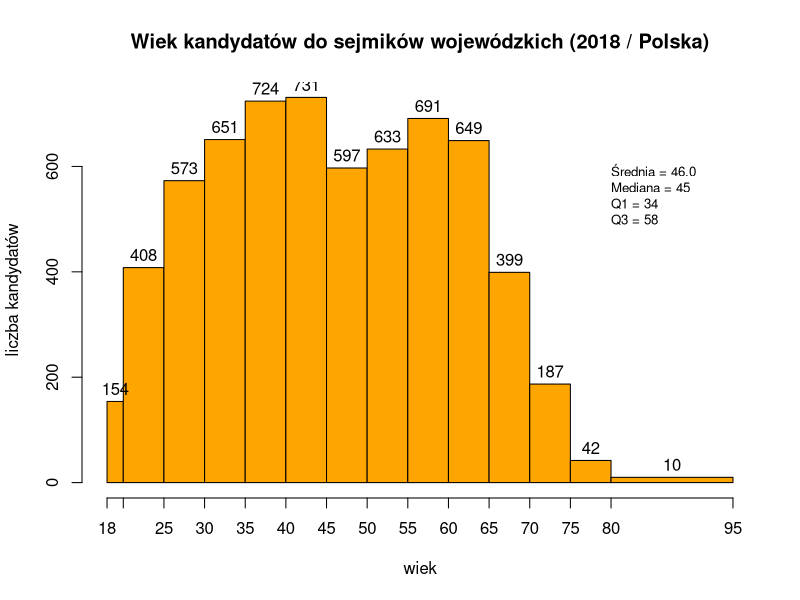
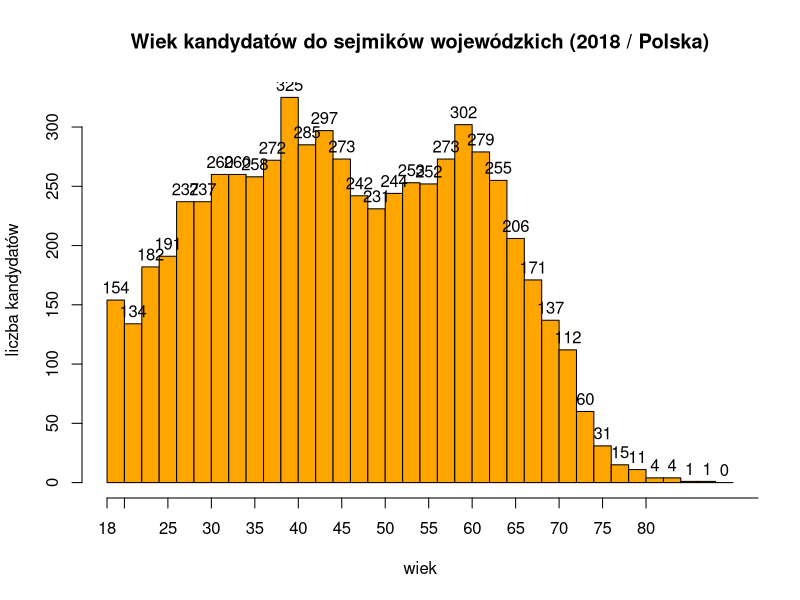
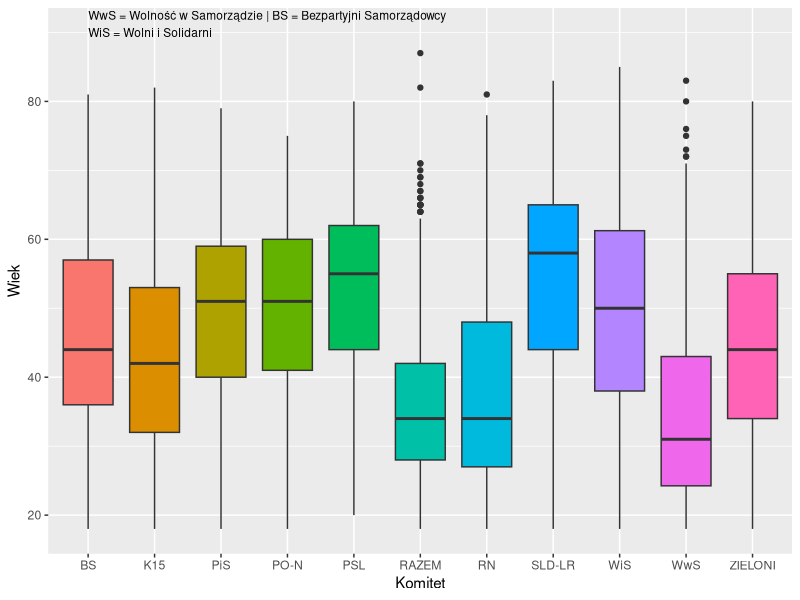
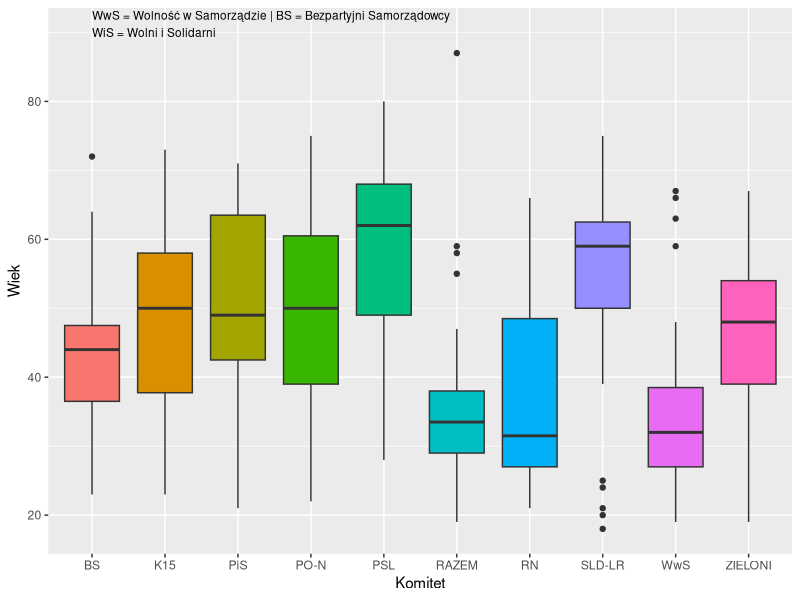
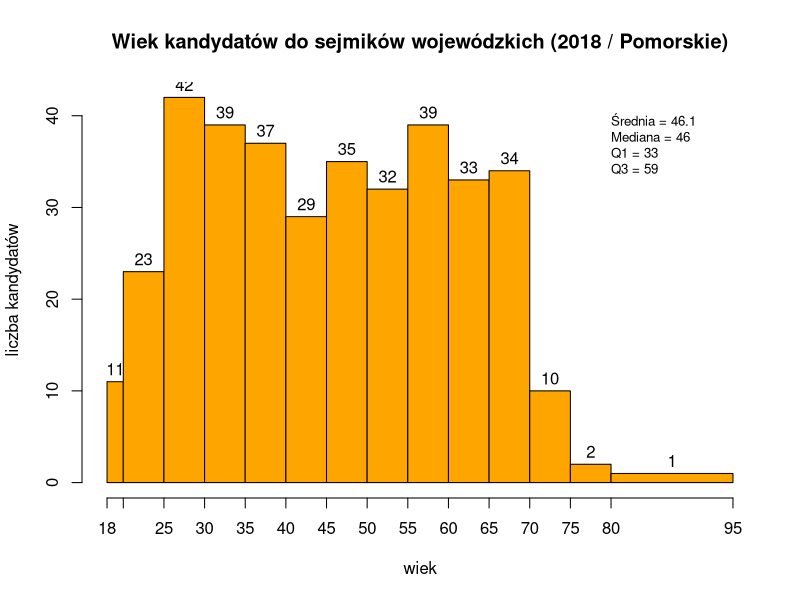
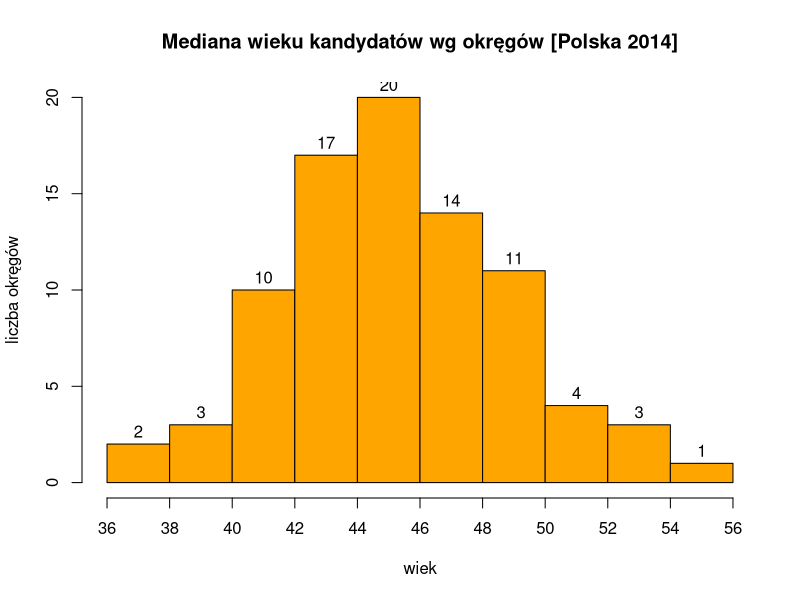

Generate these figures, in order, with R:
require(ggplot2)
#library(rtable)
#
co <- "Wiek kandydatów do sejmików wojewódzkich (2018 / Polska)"
wB <- c(18,20,25,30,35,40,45,50,55,60,65,70,75,80,95);
wZ <- c(36,38,40,42,44,46,48,50,52,54,56);
wD <- seq(18, 90, by=2);
summary_label <- "";

k <- read.csv("kandydaci_ws_2018_3.csv", sep = ';',  header=T, na.string="NA", dec=",");

with (k, table(komitet))

aggregate (k$wiek, list(Numer = k$komitet), fivenum)

kandydaci <- subset (k, (komitet == "SLD-LR" | komitet == "PiS" | komitet == "K15" | komitet == "PSL" |
                         komitet == "PO-N" | komitet == "WwS" | komitet == "RAZEM" |
                         komitet == "RN" | komitet == "WiS" | komitet == "BS" | komitet == "ZIELONI"));
kandydaciPL <- kandydaci;
kNum <- nrow(kandydaciPL)
kNum

with (kandydaci, table(komitet))

aggregate (kandydaci$wiek, list(Numer = kandydaci$komitet), fivenum)

sumS <- summary(kandydaci$wiek)

summary_label <- paste (sep='', "Średnia = ", sprintf("%.1f", sumS[["Mean"]]),
  "\nMediana = ", sumS[["Median"]],
  "\nQ1 = ", sumS[["1st Qu."]],  "\nQ3 = ", sumS[["3rd Qu."]] )

## wykres słupkowy
h <- hist(kandydaci$wiek, 
   breaks=wB, 
   freq=TRUE,
   col="orange", main=co, ylab="liczba kandydatów", xlab="wiek", labels=T, xaxt='n')
   axis(side=1, at=wB)
   text(80, 600, summary_label, cex = .8, adj=c(0,1))

h <- hist(kandydaci$wiek, 
   breaks=wD, 
   freq=TRUE,
   col="orange", main=co, ylab="liczba kandydatów", xlab="wiek", labels=T, xaxt='n')
   axis(side=1, at=wB)
   text(80, 600, summary_label, cex = .8, adj=c(0,1))


aggregate (kandydaci$wiek, list(Numer = kandydaci$nr), fivenum)

aggregate (kandydaci$wiek, list(Numer = kandydaci$komitet), fivenum)

#boxplot (wiek ~ komitet, kandydaci, xlab = "Komitet", ylab = "wiek", col = "yellow", main=co )

ggplot(kandydaci, aes(x=komitet, y=wiek, fill=komitet))  +
   geom_boxplot() +
   ylab("Wiek") +
   xlab("Komitet") +
   annotate(geom="text", x = 1, y = 90, hjust=0, size=3,
    label = "WwS = Wolność w Samorządzie | BS = Bezpartyjni Samorządowcy\nWiS = Wolni i Solidarni\n") +
   guides(fill=FALSE) ;

## Pomorskie TERYT=22
co <- "Wiek kandydatów do sejmików wojewódzkich (2018 / Pomorskie)"

kandydaci <- subset (kandydaci, (woj == "22" ))

aggregate (kandydaci$wiek, list(Numer = kandydaci$komitet), fivenum)

ggplot(kandydaci, aes(x=komitet, y=wiek, fill=komitet))  +
   geom_boxplot() +
   ylab("Wiek") +
   xlab("Komitet") +
   annotate(geom="text", x = 1, y = 90, hjust=0, size=3,
    label = "WwS = Wolność w Samorządzie | BS = Bezpartyjni Samorządowcy\nWiS = Wolni i Solidarni\n") +
   guides(fill=FALSE) ;

### ## ###
# wykres słupkowy
sumS <- summary(kandydaci$wiek)

summary_label <- paste (sep='', "Średnia = ", sprintf("%.1f", sumS[["Mean"]]),
  "\nMediana = ", sumS[["Median"]],
  "\nQ1 = ", sumS[["1st Qu."]],  "\nQ3 = ", sumS[["3rd Qu."]] )

h <- hist(kandydaci$wiek, 
   breaks=wB, 
   freq=TRUE,
   col="orange", main=co, xlab="wiek", ylab="liczba kandydatów", labels=T, xaxt='n')
   axis(side=1, at=wB)
   text(80, 40, summary_label, cex = .8, adj=c(0,1))


with (kandydaci, table(komitet))

### ### ### ### ###
kandydaciPL$okrN <- paste (kandydaciPL$woj, "o", kandydaciPL$okr)
a <- aggregate (kandydaciPL$wiek, list(Numer = kandydaciPL$okrN), fivenum)

h <- hist(a$x[,3], 
   breaks=wZ, 
   freq=TRUE,
   col="orange",
   main="Mediana wieku kandydatów wg okręgów [Polska 2014]",
   xlab="wiek", ylab="liczba okręgów", labels=T, xaxt='n')
   axis(side=1, at=wZ)
   text(80, 40, summary_label, cex = .8, adj=c(0,1))
